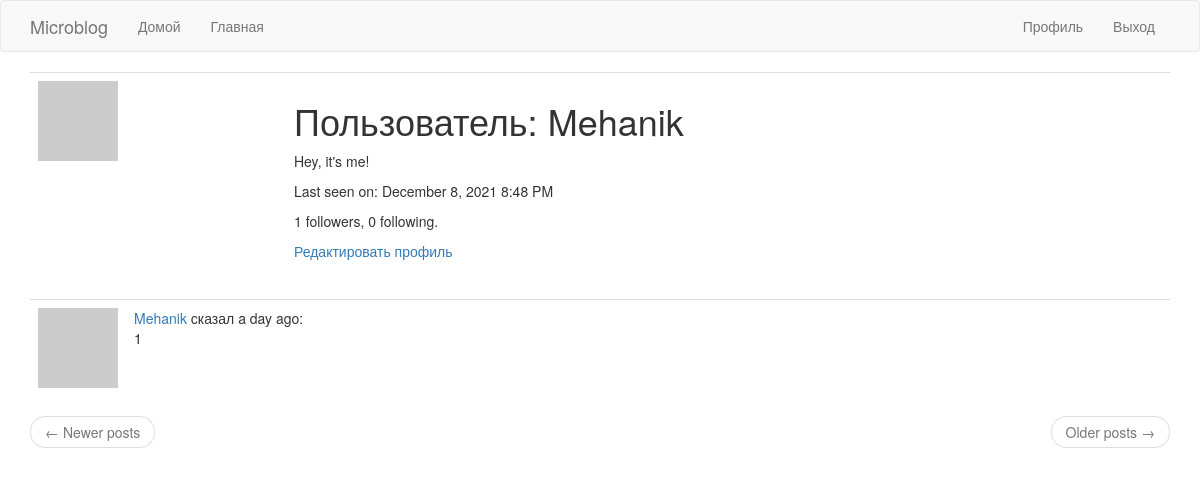
The app's page /user/Mehanik (signed in) with its own data.
### app/models.py (models this page shows, shortened)
class User(UserMixin, db.Model):  # таблица пользователей в БД
    id = db.Column(db.Integer, primary_key=True)
    username = db.Column(db.String(64), index=True, unique=True)
    email = db.Column(db.String(120), index=True, unique=True)
    password_hash = db.Column(db.String(128))
    posts = db.relationship('Post', backref='author', lazy='dynamic')
    about_me = db.Column(db.String(140))
    last_seen = db.Column(db.DateTime, default=datetime.utcnow)
    followed = db.relationship(
        'User', secondary=followers,  # secondary - таблица конфигураций
        primaryjoin=(followers.c.follower_id == id),  # условие связывающее с левой стороны(follower)
        secondaryjoin=(followers.c.followed_id == id),  # условие связывающее с правой стороны(followed)
        backref=db.backref('followers', lazy='dynamic'), lazy='dynamic'
    )
    def avatar(self, size):  # изображение аватара
        digest = md5(self.email.lower().encode(
            'utf-8')).hexdigest()  # конвертирование почты в нижний регистр, далее в 16-ю строку
        return 'https://www.gravatar.com/avatar/{}?d=identicon&s={}'.format(digest, size)

class Post(db.Model):  # таблица постов в БД
    id = db.Column(db.Integer, primary_key=True)
    body = db.Column(db.String(140))
    timestamp = db.Column(db.DateTime, index=True, default=datetime.utcnow)
    user_id = db.Column(db.Integer, db.ForeignKey('user.id'))

### app/main/routes.py (the view)
@bp.route('/user/<username>')  # username динамический компонент
@login_required  # только для зарегистрированных пользователей
def user(username):  # логика страницы пользователя
    user = User.query.filter_by(username=username).first_or_404()  # загрузка пользователя\выдача ошибки 404
    page = request.args.get('page', 1, type=int)  # логика страниц
    posts = user.posts.order_by(Post.timestamp.desc()).paginate(  # отображение постов
        page, current_app.config['POSTS_PER_PAGE'], False)
    next_url = url_for('main.user', username=user.username, page=posts.next_num) \
        if posts.has_next else None
    prev_url = url_for('main.user', username=user.username, page=posts.prev_num) \
        if posts.has_prev else None
    return render_template('user.html', user=user, posts=posts.items,
                           next_url=next_url, prev_url=prev_url)

### app/main/routes.py (called while the page is built)
@bp.before_request  # последняя активность пользователя
def before_request():  # логика последней активности пользователя
    if current_user.is_authenticated:  # проверка на авторизацию
        current_user.last_seen = datetime.utcnow()
        db.session.commit()

### app/models.py (called while the page is built)
@login.user_loader  # регистрирование пользовательского загрузчика
def load_user(id):
    return User.query.get(int(id))

### app/templates/user.html (shortened to what this page needs)
{% extends "base.html" %}
{% block app_content %}
    <table class="table table-hover">
        <tr>
            <td width="256px"><img src="{{ user.avatar(256) }}"></td>
            <td>
                <h1>Пользователь: {{ user.username }}</h1>
                {% if user.about_me %}<p>{{ user.about_me }}</p>{% endif %}
                {% if user.last_seen %}<p>Last seen on: {{ moment(user.last_seen).format('LLL') }}</p>{% endif %}
                <p>{{ user.followers.count() }} followers, {{ user.followed.count() }} following.</p>
                {% if user == current_user %}
                <p><a href="{{ url_for('main.edit_profile') }}">Редактировать профиль</a></p>
                {% endif %}
            </td>
        </tr>
    </table>
    {% for post in posts %}
        {% include '_post.html' %}
    {% endfor %}
    <nav aria-label="...">
        <ul class="pager">
            <li class="previous{% if not prev_url %} disabled{% endif %}">
                <a href="{{ prev_url or '#' }}">
                    <span aria-hidden="true">&larr;</span> Newer posts
                </a>
            </li>
            <li class="next{% if not next_url %} disabled{% endif %}">
                <a href="{{ next_url or '#' }}">
                    Older posts <span aria-hidden="true">&rarr;</span>
                </a>
            </li>
        </ul>
    </nav>
{% endblock %}

### app/templates/_post.html
<table class="table table-hover">
  <tr valign="top">
      <td width="70px">
          <a href="{{ url_for('main.user', username=post.author.username) }}">
              <img src="{{ post.author.avatar(36) }}">
          </a>
      </td>
      <td>
          <a href="{{ url_for('main.user', username=post.author.username) }}">
              {{ post.author.username }}
          </a>
          сказал {{ moment(post.timestamp).fromNow() }}:
          <br>
          {{ post.body }}
      </td>
  </tr>
</table>

### records on screen
User: username "Mehanik", about_me "Hey, it's me!", last_seen "December 8, 2021 8:48 PM"
Post: author.username "Mehanik", timestamp "a day ago", body "1"

### other values on screen
{{ user.followers.count() }} "1"
{{ user.followed.count() }} "0"
